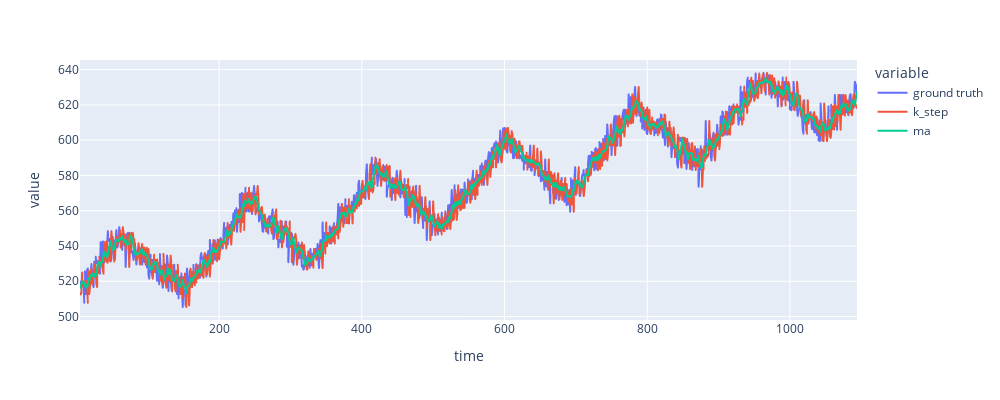

The notebook cell saved with this chart:
### Code cell
# 我們把它跟k_step比較一下結果
forcast_d={
    'k_step':k_step_ahead(series_train,K),
    'ma':moving_average(series_train,K)
}

ground_truth_for_view=series_train[K:] # 去掉前K日資料
time_for_view=time_train[K:]

plot_series(time_for_view, 
            [ground_truth_for_view,*forcast_d.values()],
            labels=['ground truth',*forcast_d.keys()])

### Figure 1 — Plotly figure (JSON) as saved in the notebook; plotly's stock layout.template omitted (floating-point values rounded to 4 significant figures; data arrays with more than 128 entries replaced by an {"elided": "..."} marker saying what was removed)
{"data": [{"hovertemplate": "variable=ground truth<br>time=%{x}<br>value=%{y}<extra></extra>", "legendgroup": "ground truth", "line": {"color": "#636efa", "dash": "solid"}, "marker": {"symbol": "circle"}, "mode": "lines", "name": "ground truth", "showlegend": true, "type": "scattergl", "x": {"elided": "1090 int values"}, "xaxis": "x", "y": {"elided": "1090 float values"}, "yaxis": "y"}, {"hovertemplate": "variable=k_step<br>time=%{x}<br>value=%{y}<extra></extra>", "legendgroup": "k_step", "line": {"color": "#EF553B", "dash": "solid"}, "marker": {"symbol": "circle"}, "mode": "lines", "name": "k_step", "showlegend": true, "type": "scattergl", "x": {"elided": "1090 int values"}, "xaxis": "x", "y": {"elided": "1090 float values"}, "yaxis": "y"}, {"hovertemplate": "variable=ma<br>time=%{x}<br>value=%{y}<extra></extra>", "legendgroup": "ma", "line": {"color": "#00cc96", "dash": "solid"}, "marker": {"symbol": "circle"}, "mode": "lines", "name": "ma", "showlegend": true, "type": "scattergl", "x": {"elided": "1090 int values"}, "xaxis": "x", "y": {"elided": "1090 float values"}, "yaxis": "y"}], "layout": {"height": 400, "legend": {"title": {"text": "variable"}, "tracegroupgap": 0}, "margin": {"t": 60}, "width": 1000, "xaxis": {"anchor": "y", "domain": [0, 1], "title": {"text": "time"}}, "yaxis": {"anchor": "x", "domain": [0, 1], "title": {"text": "value"}}}}
